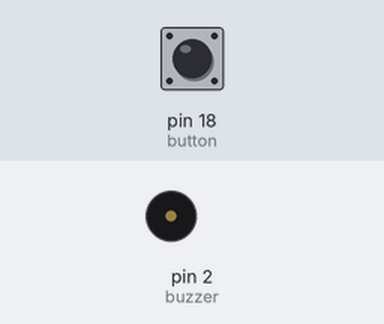
This sketch was run on a simulated Arduino Uno, built with avr-gcc and run on an emulated ATmega328P. On the bench: buzzer (waves = sounding, pin HIGH). Inputs (shaded band) come from the test bench; at power-on: pin 18 (button) HIGH.

Above: at 1.2 s.
1.3 s: pin 18 (button) pulled LOW for 0.15 s
At 2.1 s:
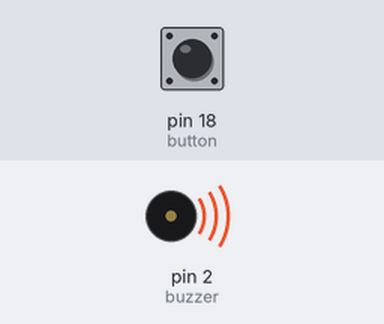
Timing chart, 0 to 9.8 s (numbered marks = the images above; inputs shaded):
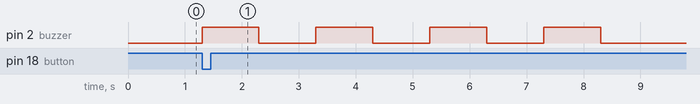

Measured:
- after the input at 1.3 s, pin 2 (buzzer): alternates HIGH for 1.0 s and LOW for 1.0 s, 8 changes in all, then stays LOW, starting at once

The sketch:

BUZZER.ino
```cpp
#include "Arduino.h"
#define buzzer 2
#define button 18
void setup() {
  pinMode(buzzer, OUTPUT);
  pinMode(button,INPUT_PULLUP);

}

void loop() {
  if(digitalRead(button)==0)
  {
    for(int i=0; i<4;i++)
    {
      digitalWrite(buzzer, HIGH);
      delay(1000);
      digitalWrite(buzzer, LOW);
      delay(1000);
    }
  }

}
```
